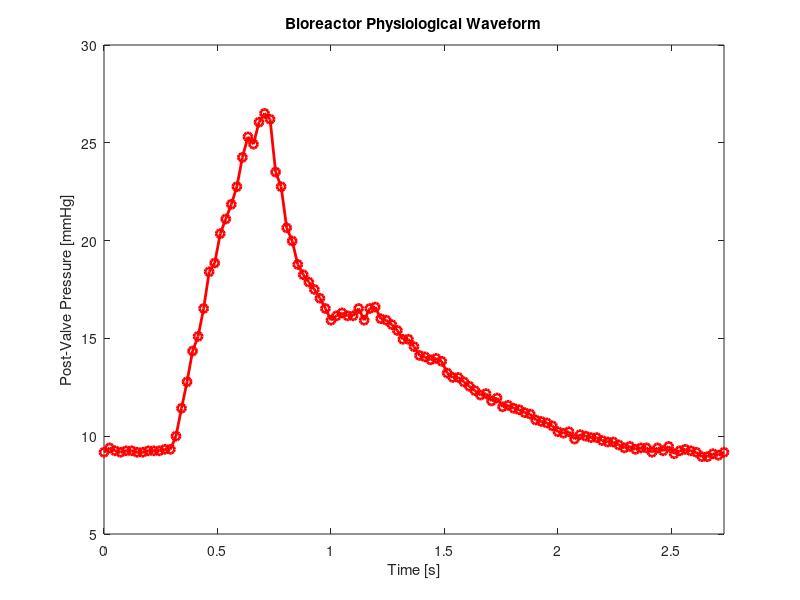
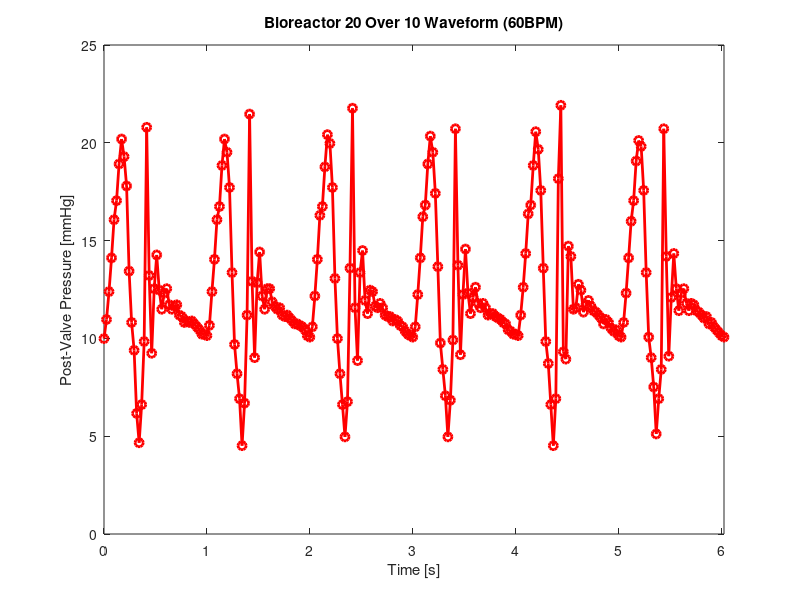
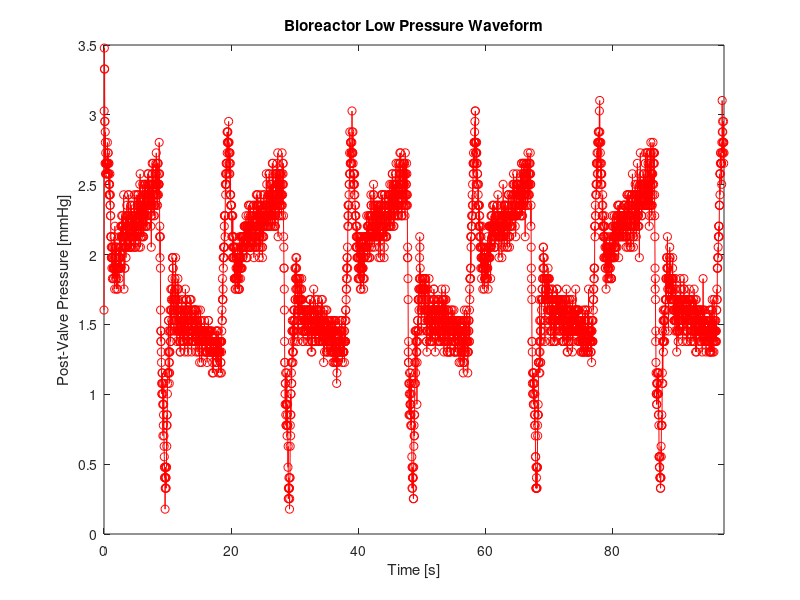
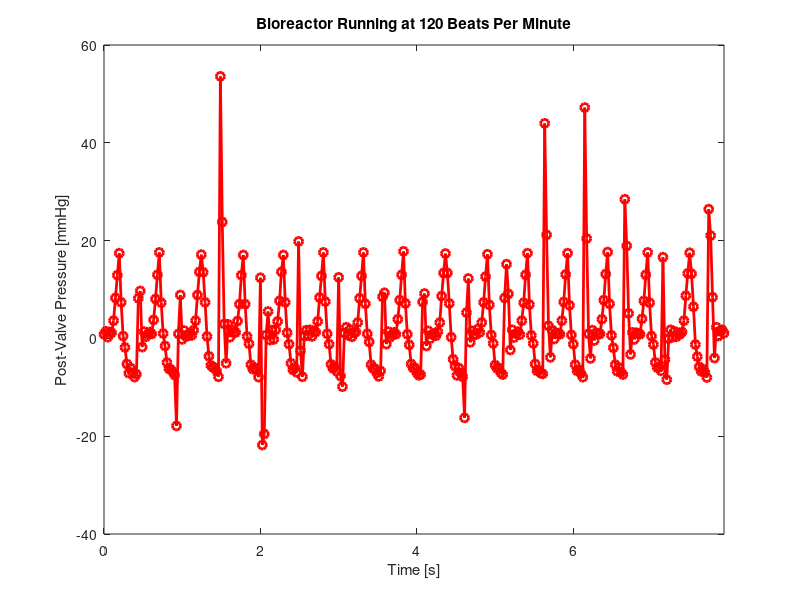

Here is the MATLAB script that generated these plots, in order:
% Create figures for presentation of bioreactor data

% Ted Lutkus

% Data acquisition frequency with arduino
data_freq = 41; % [Hz]

% Baseline bioreactor pressure
data_baseline = load('pressure_data_baseline.csv');
baseline = mean(data_baseline);

%% Single Waveform
% Pull data for single wave
data_wave = load('white_push_in_CV_1.csv');
data_wave = data_wave(342:454);
data_wave = data_wave - baseline;
time_wave = ((0:length(data_wave)-1) * 1/data_freq)';

% Plot single wave data
figure;
plot(time_wave, data_wave, 'r-o', 'LineWidth', 2);
xlim([0, time_wave(end)]);
xlabel('Time [s]');
ylabel('Post-Valve Pressure [mmHg]');
title('Bioreactor Physiological Waveform');

%% 60 BPM 20 Over 10
data_60 = load('black_sine1hz_CV_1plus0.55.csv');
data_60 = data_60(10:257) - 28;
time_60 = ((0:length(data_60)-1) * 1/data_freq)';
figure;
plot(time_60, data_60, 'r-o', 'LineWidth', 2);
xlim([0, time_60(end)]);
xlabel('Time [s]');
ylabel('Post-Valve Pressure [mmHg]');
title('Bioreactor 20 Over 10 Waveform (60BPM)');

%% Low Pressure Waveform
data_low = load('white_sine0.05hz_MV_1.csv');
data_low = data_low(data_low > -100) - baseline; % Removing some bad reads from the serial port
time_low = ((0:length(data_low)-1) * 1/data_freq)';
figure;
plot(time_low, data_low, 'r-o');
xlim([0, time_low(end)]);
xlabel('Time [s]');
ylabel('Post-Valve Pressure [mmHg]');
title('Bioreactor Low Pressure Waveform');

%% 120 BPM 20 Over 10
data_120 = load('120_bpm_p2.csv');
data_120 = data_120 - baseline;
time_120 = ((0:length(data_120)-1) * 1/data_freq)';
figure;
plot(time_120, data_120, 'r-o', 'LineWidth', 2);
xlim([0, time_120(end)]);
xlabel('Time [s]');
ylabel('Post-Valve Pressure [mmHg]');
title('Bioreactor Running at 120 Beats Per Minute');